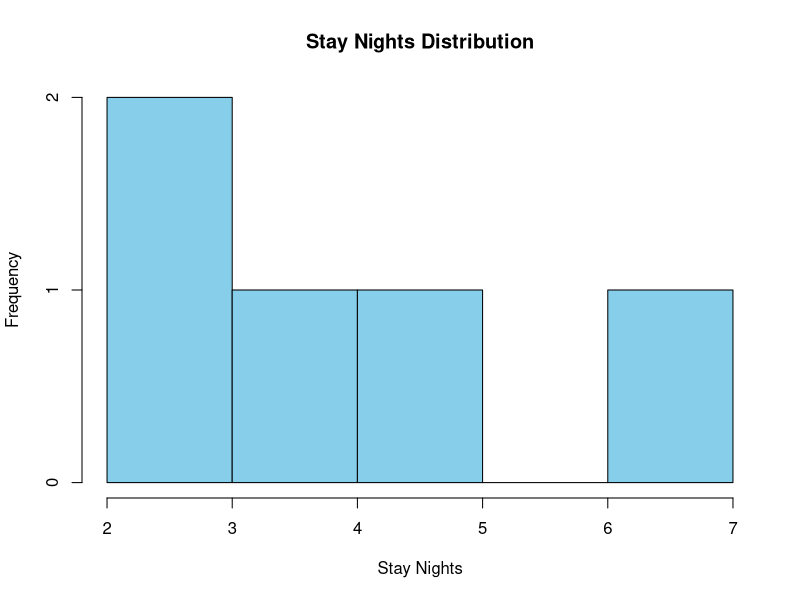
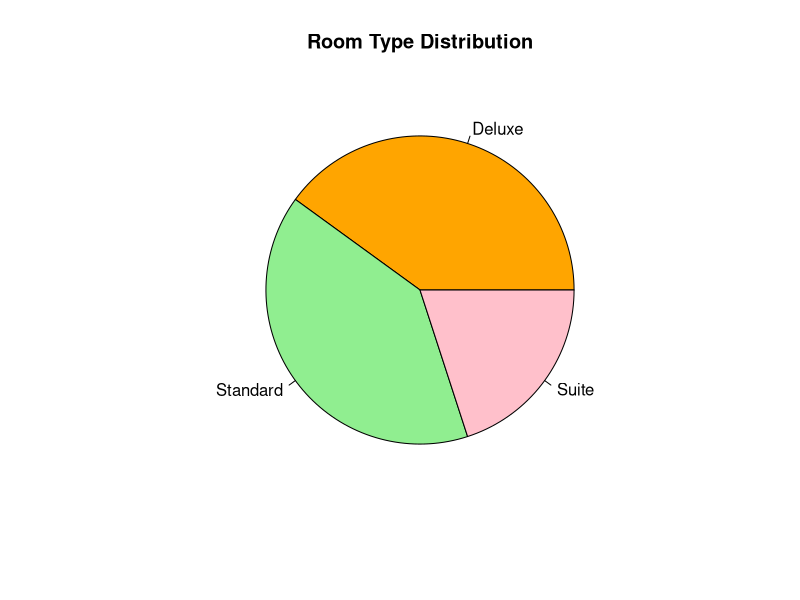
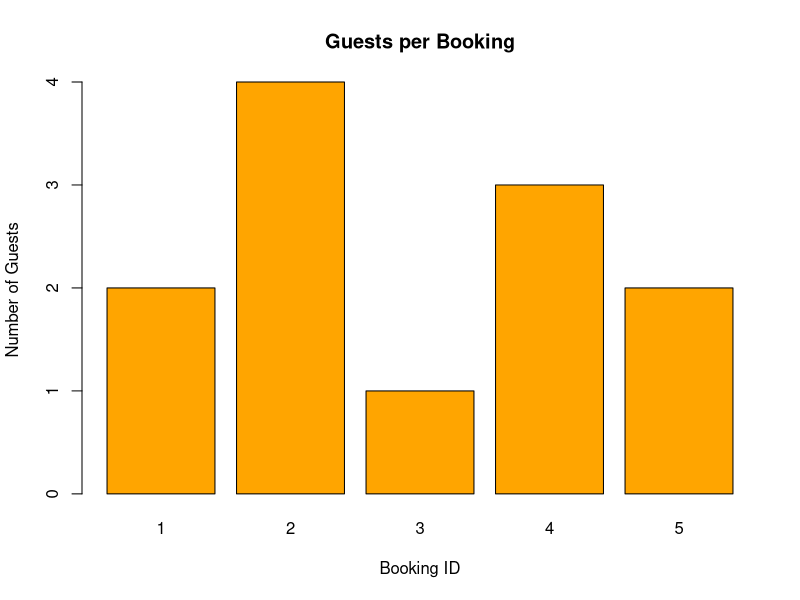
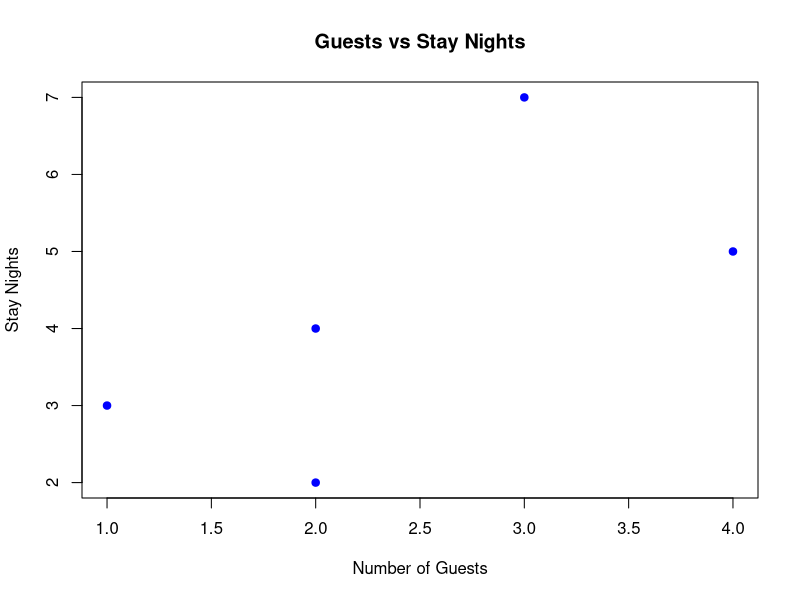

Source code (R) for these figures, in order:
# Create Dataset
data <- data.frame(
  Booking_ID = c(1,2,3,4,5),
  Stay_Nights = c(2,5,3,7,4),
  Guests = c(2,4,1,3,2),
  Room_Type = c("Standard","Deluxe","Standard","Suite","Deluxe")
)

# 1. Histogram of Stay Nights
hist(data$Stay_Nights,
     col="skyblue",
     main="Stay Nights Distribution",
     xlab="Stay Nights",
     ylab="Frequency")

# 2. Pie Chart of Room Types
room <- table(data$Room_Type)

pie(room,
    col=c("orange","lightgreen","pink"),
    main="Room Type Distribution")

# 3. Bar Chart of Guests per Booking
barplot(data$Guests,
        names.arg=data$Booking_ID,
        col="orange",
        main="Guests per Booking",
        xlab="Booking ID",
        ylab="Number of Guests")

# 4. Scatter Plot of Guests vs Stay Nights
plot(data$Guests, data$Stay_Nights,
     col="blue",
     pch=19,
     main="Guests vs Stay Nights",
     xlab="Number of Guests",
     ylab="Stay Nights")
